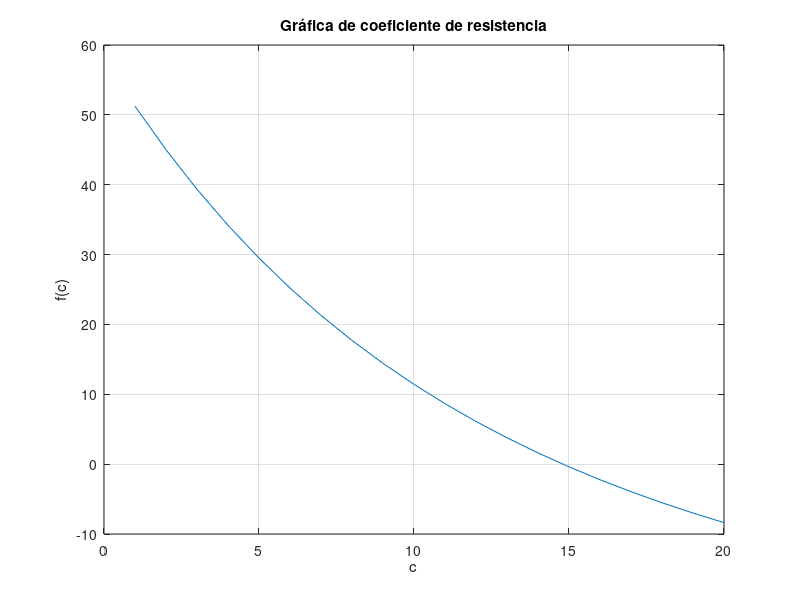

This chart was generated by the following MATLAB code:
m =	68.1;
v =	40;
t =	10;
g = 9.81;
c = 1:1:20;

f_c = ((g.*m)./c).*(1-exp(-(c/m)*t))-v;

plot(c, f_c);

title('Gráfica de coeficiente de resistencia');
xlabel('c');
ylabel('f(c)');
grid on;

